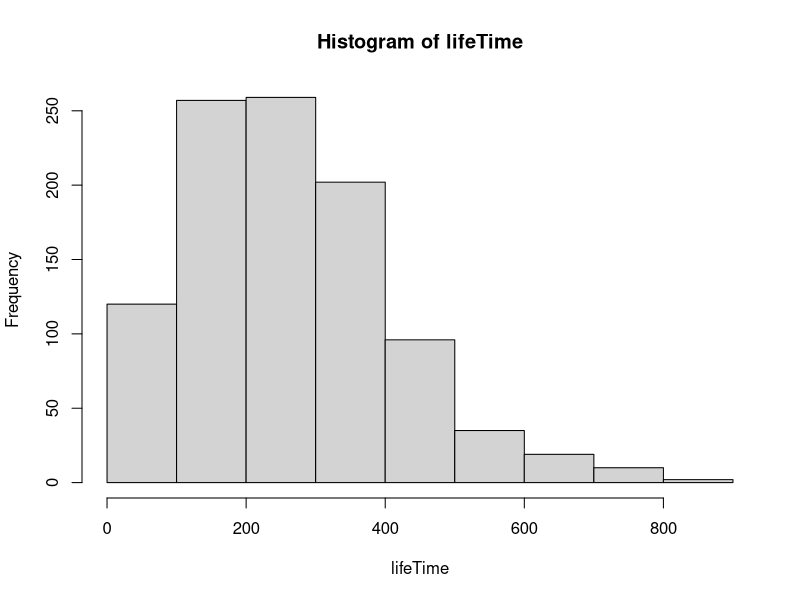

Generate this figure with R:
############# Extra
library(expm)
rm(list=ls())

#Initialize Q-matrix
Q = matrix(
  c(-0.0085,  0.005,  0.0025,       0,   0.001,
    0, -0.014,   0.005,   0.004,   0.005,
    0,      0,  -0.008,   0.003,   0.005,
    0,      0,       0,  -0.009,   0.009,
    0,      0,       0,       0,       0),
  nrow = 5,
  ncol = 5)
Q <- t(Q)


############# Task 11
#Initializations
woman = rep(1,1000) # Create 1000 women
N.iter = 1000
count = matrix(0, ncol = 5, nrow = N.iter) #
variable = 1
k = 2 # k is the Erlang "shape"

# Simulate the lifetime of the women
for (i in 1:N.iter){
  while (woman[i]<5){ #Woman has to have state under 5. otherwise they are dead
    event = rexp(1,rate=-k * Q[woman[i],woman[i]])
    count[i,woman[i]] = count[i,woman[i]] + event
    if (woman[i] <4 & variable == k){
      woman[i]=sample(x = c((woman[i]+1):5), size =1, replace =TRUE,
                      prob =-(Q[woman[i],(woman[i]+1):5])/Q[woman[i],woman[i]])
      variable = 1 # First fase in new state
    }
    else if (variable != k){
      variable = variable +1 # Next state
    } else {
      woman[i]=5
      variable = 1 # State is reset
    }
  }
}

# Visualize the lifetime for the women
lifeTime = rowSums(count)
hist(lifeTime)
